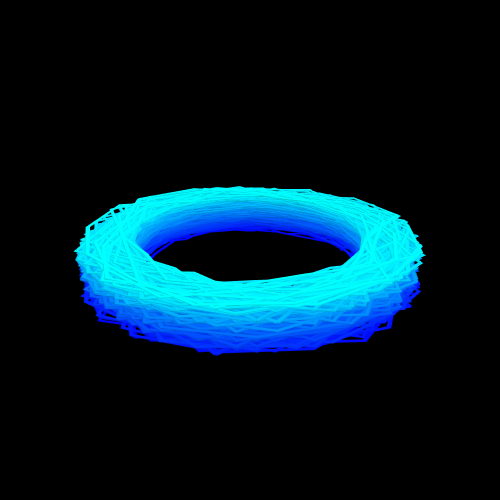

Notebook source saved alongside this figure:
### Markdown cell above
#### random mesh example

### Code cell
from math import tau
from random import random
steps=[fc.polar_to_point(centre=fc.Point(x=0, y=0, z=i*0.001), radius=10+5*random(), angle=i*tau/13.8) for i in range(4000)]
fc.transform(steps, 'plot', fc.PlotControls(neat_for_publishing=True, zoom=0.7))

### Figure 1 — Plotly figure (JSON) as saved in the notebook; plotly's stock layout.template omitted (floating-point values rounded to 4 significant figures; data arrays with more than 128 entries replaced by an {"elided": "..."} marker saying what was removed)
{"data": [{"i": {"elided": "32488 int values"}, "j": {"elided": "32488 int values"}, "k": {"elided": "32488 int values"}, "type": "mesh3d", "vertexcolor": {"elided": "16248 str values"}, "x": {"elided": "16248 float values"}, "y": {"elided": "16248 float values"}, "z": {"elided": "16248 float values"}}], "layout": {"height": 500, "margin": {"b": 10, "l": 10, "pad": 4, "r": 10, "t": 10}, "paper_bgcolor": "black", "scene": {"aspectmode": "cube", "camera": {"center": {"x": 0, "y": 0, "z": -0.434}, "eye": {"x": -0.7143, "y": -1.429, "z": 0.2143}}, "xaxis": {"backgroundcolor": "black", "nticks": 10, "range": [-15.14, 15.17], "showgrid": false, "visible": false, "zeroline": false}, "yaxis": {"backgroundcolor": "black", "nticks": 10, "range": [-15.16, 15.14], "showgrid": false, "visible": false, "zeroline": false}, "zaxis": {"backgroundcolor": "black", "nticks": 10, "range": [0, 30.3], "showgrid": false, "visible": false, "zeroline": false}}, "width": 500}}
